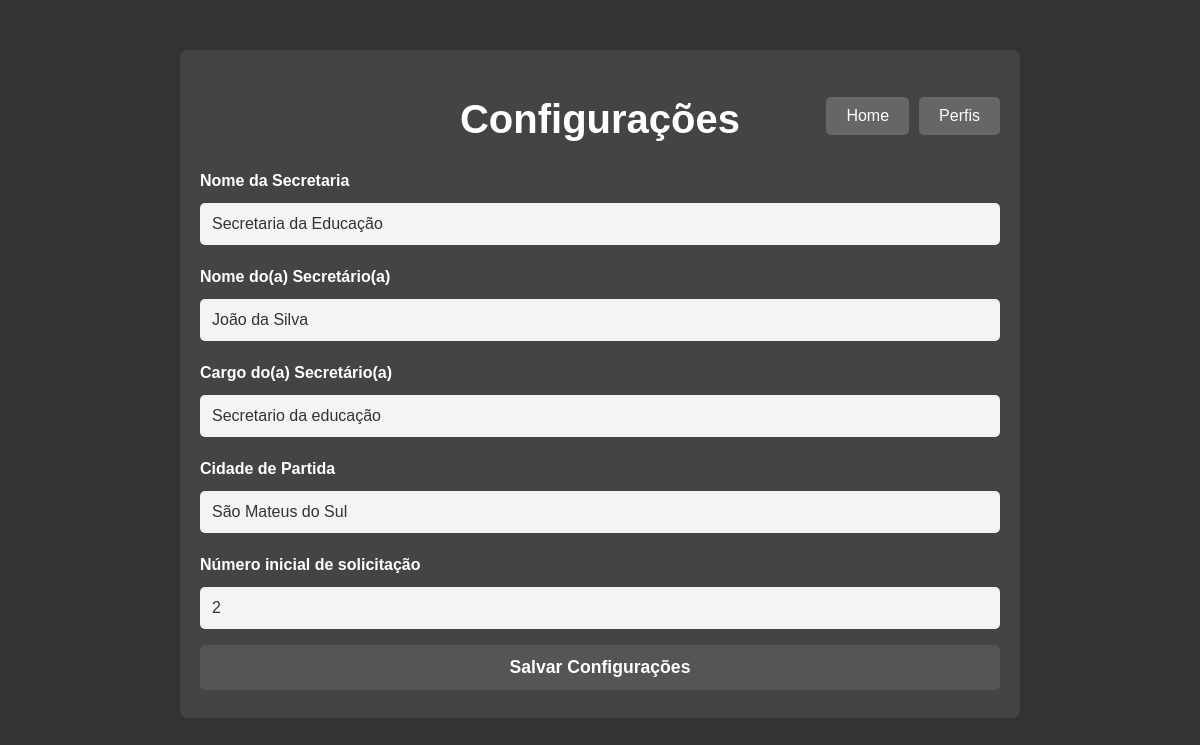
/configs, run on an earlier commit of the app's database.
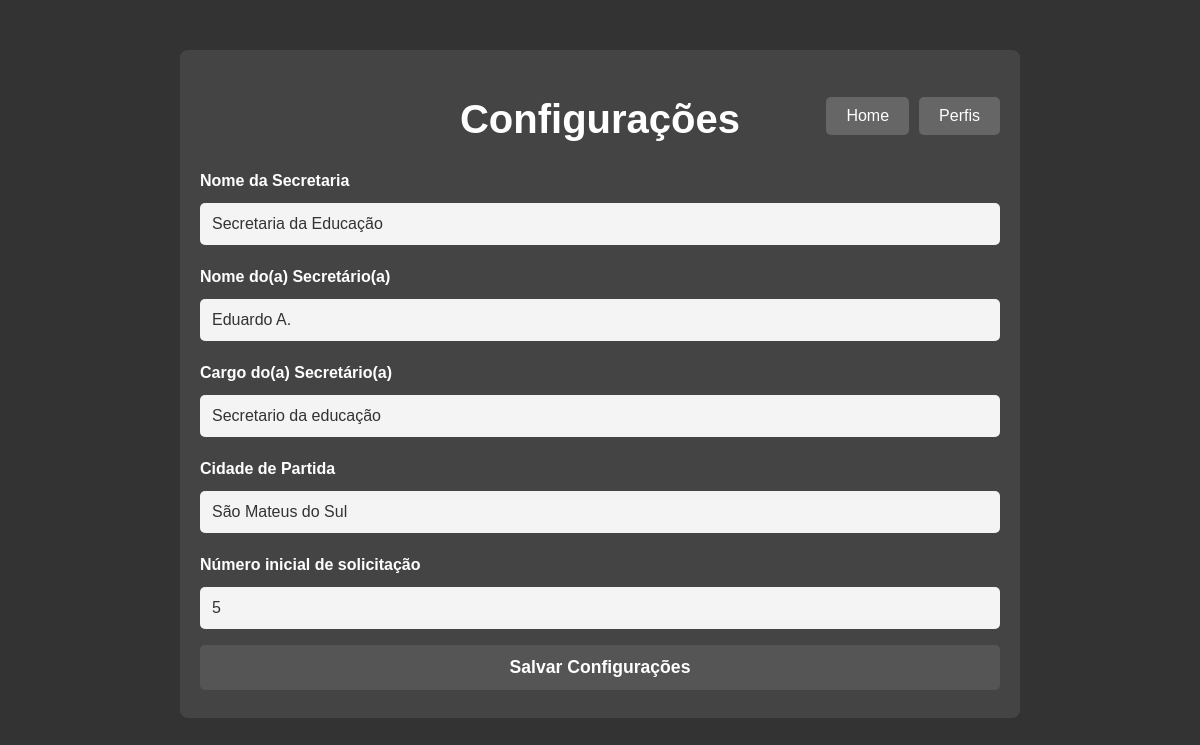
And on a later commit of the database.
### tables this page shows
CREATE TABLE configs (
            id INTEGER PRIMARY KEY CHECK (id = 1),
            nome_secretaria TEXT,
            nome_secretario TEXT,
            cargo_secretario TEXT,
            cidade_partida TEXT,
            numero_solicitacao INTEGER
        );

### app.py (the view, shortened to what this page needs)
@app.route("/configs", methods=["GET", "POST"])
def configs():
    cfg = get_configs()
    return render_template("configs.html", configs=cfg)

### app.py (called while the page is built)
def get_db_row(query, params=()):
    with sqlite3.connect(DB_FILE) as conn:
        c = conn.cursor()
        c.execute(query, params)
        row = c.fetchone()
        cols = [desc[0] for desc in c.description] if c.description else []
        return dict(zip(cols, row)) if row else None

def get_configs():
    cfg = get_db_row("SELECT * FROM configs WHERE id = 1")
    return cfg or {
        "nome_secretaria": "",
        "nome_secretario": "",
        "cargo_secretario": "",
        "cidade_partida": "",
        "numero_solicitacao": 1
    }

### templates/configs.html (shortened to what this page needs)
<!DOCTYPE html>
<html>
<head>
    <link rel="stylesheet" href="{{ url_for('static', filename='style.css') }}">
</head>
<body>
<div class="container">
    <header>
        <h1>Configurações</h1>
        <div class="top-buttons">
            <a href="{{ url_for('index') }}" class="btn">Home</a>
            <a href="{{ url_for('perfis') }}" class="btn">Perfis</a>
        </div>
    </header>
    <main>
        <form method="POST">
            <label>Nome da Secretaria</label>
            <input type="text" name="nome_secretaria" value="{{ configs.nome_secretaria }}" required>
            <label>Nome do(a) Secretário(a)</label>
            <input type="text" name="nome_secretario" value="{{ configs.nome_secretario }}" required>
            <label>Cargo do(a) Secretário(a)</label>
            <input type="text" name="cargo_secretario" value="{{ configs.cargo_secretario }}" required>
            <label>Cidade de Partida</label>
            <input type="text" name="cidade_partida" value="{{ configs.cidade_partida }}" required>
            <label>Número inicial de solicitação</label>
            <input type="number" name="numero_solicitacao" value="{{ configs.numero_solicitacao }}" min="1" required>
            <button type="submit">Salvar Configurações</button>
        </form>
    </main>
</div>
</body>
</html>

### static/style.css (style rules this page uses)
body { font-family: Arial, sans-serif; background-color: #333; color: white; text-align: center; }
.container { margin-top: 50px; max-width: 800px; margin: 50px auto; padding: 20px; background-color: #444; border-radius: 8px; text-align: left; }
header { text-align: center; margin-bottom: 30px; position: relative; }
header h1 { font-size: 40px; font-weight: bold; }
.top-buttons { position: absolute; right: 0px; top: 0px; display: flex; gap: 10px; }
.btn { background-color: #666; padding: 10px 20px; color: white; text-decoration: none; border-radius: 5px; display: inline-block; }
input, select, button { padding: 12px; margin: 8px 0; border-radius: 5px; border: none; width: 100%; box-sizing: border-box; font-size: 1em; }
input, select { background-color: #f4f4f4; color: #333; }
label { display: block; margin-top: 15px; margin-bottom: 5px; font-weight: bold; text-align: left; }
button { background-color: #555; color: white; cursor: pointer; width: 100%; font-size: 1.1em; font-weight: bold; }

What changed in the data, as far as the page shows it:
changed configs "Secretaria da Educação": nome_secretario "João da Silva" → "Eduardo A."; numero_solicitacao "2" → "5"
